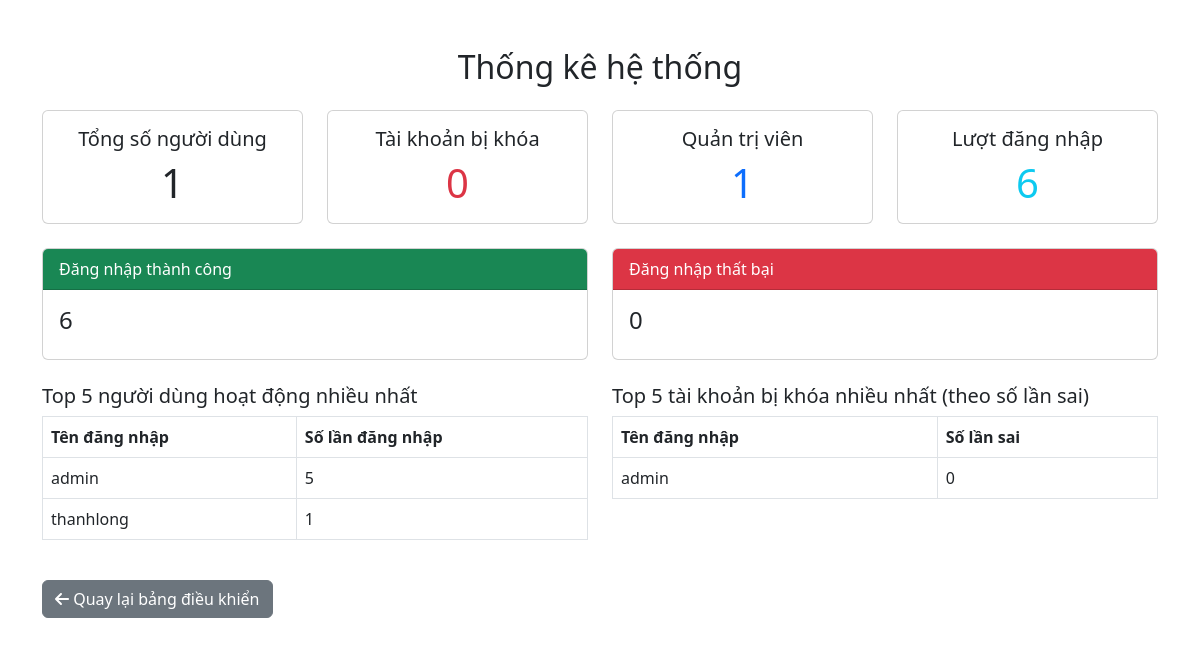
Page /admin/statistics (signed in) on the earlier database version.
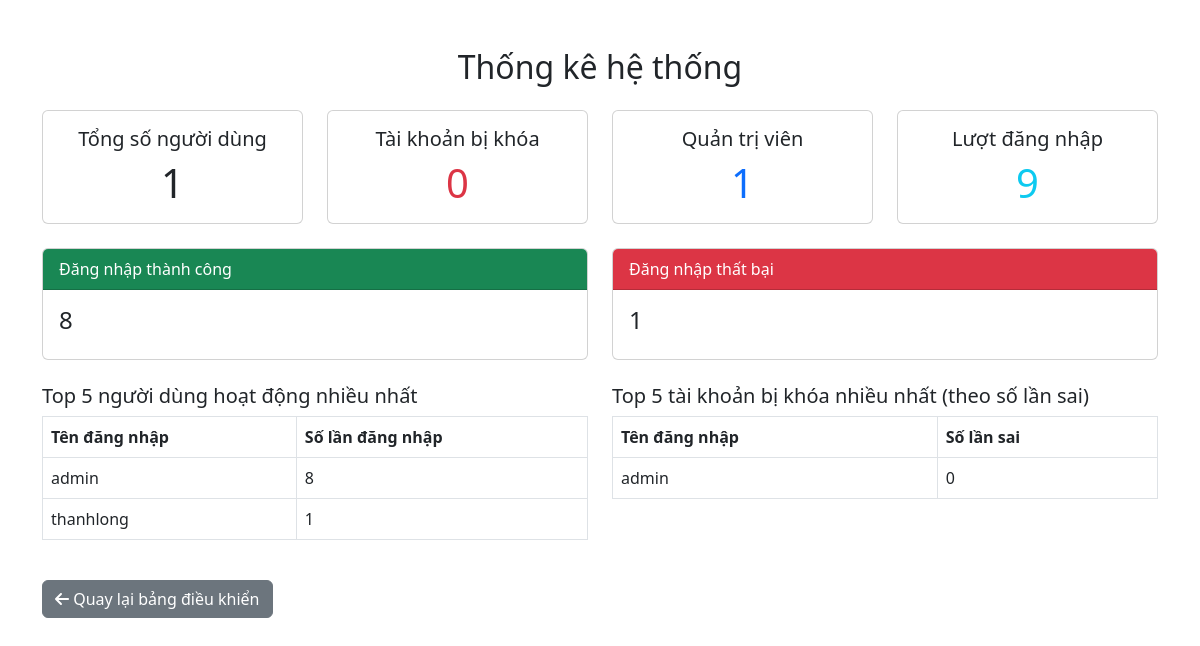
Same page on the later database version.
### app.py (models this page shows)
class LoginLog(db.Model):
    id = db.Column(db.Integer, primary_key=True)
    username = db.Column(db.String(50), nullable=False)
    success = db.Column(db.Boolean, default=False)
    timestamp = db.Column(db.DateTime, default=datetime.utcnow)
    ip_address = db.Column(db.String(50))

class User(db.Model):
    id = db.Column(db.Integer, primary_key=True)
    username = db.Column(db.String(50), unique=True, nullable=False)
    salt = db.Column(db.String(64), nullable=False)
    encrypted_password = db.Column(db.Text, nullable=False)
    fail_attempts = db.Column(db.Integer, default=0)
    is_locked = db.Column(db.Boolean, default=False)
    is_admin = db.Column(db.Boolean, default=False)
    created_at = db.Column(db.DateTime, default=datetime.utcnow)

### app.py (the view)
@app.route('/admin/statistics')
@admin_required
def admin_statistics():
    total_users = User.query.count()
    locked_users = User.query.filter_by(is_locked=True).count()
    admin_count = User.query.filter_by(is_admin=True).count()
    total_logs = LoginLog.query.count()
    success_logs = LoginLog.query.filter_by(success=True).count()
    failed_logs = LoginLog.query.filter_by(success=False).count()
    top_users = db.session.query(LoginLog.username, func.count(LoginLog.id).label('login_count')) \
        .group_by(LoginLog.username).order_by(func.count(LoginLog.id).desc()).limit(5).all()
    top_locked = User.query.order_by(User.fail_attempts.desc()).limit(5).all()
    return render_template('admin/statistics.html',
        total_users=total_users,
        locked_users=locked_users,
        admin_count=admin_count,
        total_logs=total_logs,
        success_logs=success_logs,
        failed_logs=failed_logs,
        top_users=top_users,
        top_locked=top_locked
    )

### app.py (called while the page is built)
def admin_required(f):
    @wraps(f)
    def decorated(*args, **kwargs):
        if 'username' not in session:
            flash('Vui lòng đăng nhập.', 'danger')
            return redirect(url_for('login'))
        user = User.query.filter_by(username=session['username']).first()
        if not user or not user.is_admin:
            flash('Yêu cầu truy cập quản trị.', 'danger')
            return redirect(url_for('index'))
        return f(*args, **kwargs)
    return decorated

### templates/admin/statistics.html (shortened to what this page needs)
<!DOCTYPE html>
<html lang="en">
<head>
  <link href="https://cdn.jsdelivr.net/npm/bootstrap@5.3.0-alpha1/dist/css/bootstrap.min.css" rel="stylesheet" />
</head>
<body>
  <div class="container mt-5">
    <h2 class="mb-4 text-center">Thống kê hệ thống</h2>
    <div class="row mb-4">
      <div class="col-md-3">
        <div class="card text-center">
          <div class="card-body">
            <h5 class="card-title">Tổng số người dùng</h5>
            <p class="card-text display-6">{{ total_users }}</p>
          </div>
        </div>
      </div>
      <div class="col-md-3">
        <div class="card text-center">
          <div class="card-body">
            <h5 class="card-title">Tài khoản bị khóa</h5>
            <p class="card-text display-6 text-danger">{{ locked_users }}</p>
          </div>
        </div>
      </div>
      <div class="col-md-3">
        <div class="card text-center">
          <div class="card-body">
            <h5 class="card-title">Quản trị viên</h5>
            <p class="card-text display-6 text-primary">{{ admin_count }}</p>
          </div>
        </div>
      </div>
      <div class="col-md-3">
        <div class="card text-center">
          <div class="card-body">
            <h5 class="card-title">Lượt đăng nhập</h5>
            <p class="card-text display-6 text-info">{{ total_logs }}</p>
          </div>
        </div>
      </div>
    </div>
    <div class="row mb-4">
      <div class="col-md-6">
        <div class="card">
          <div class="card-header bg-success text-white">Đăng nhập thành công</div>
          <div class="card-body">
            <h4 class="card-title">{{ success_logs }}</h4>
          </div>
        </div>
      </div>
      <div class="col-md-6">
        <div class="card">
          <div class="card-header bg-danger text-white">Đăng nhập thất bại</div>
          <div class="card-body">
            <h4 class="card-title">{{ failed_logs }}</h4>
          </div>
        </div>
      </div>
    </div>
    <div class="row">
      <div class="col-md-6">
        <h5>Top 5 người dùng hoạt động nhiều nhất</h5>
        <table class="table table-bordered">
          <thead><tr><th>Tên đăng nhập</th><th>Số lần đăng nhập</th></tr></thead>
          <tbody>
            {% for username, count in top_users %}
            <tr><td>{{ username }}</td><td>{{ count }}</td></tr>
            {% endfor %}
          </tbody>
        </table>
      </div>
      <div class="col-md-6">
        <h5>Top 5 tài khoản bị khóa nhiều nhất (theo số lần sai)</h5>
        <table class="table table-bordered">
          <thead><tr><th>Tên đăng nhập</th><th>Số lần sai</th></tr></thead>
          <tbody>
            {% for user in top_locked %}
            <tr><td>{{ user.username }}</td><td>{{ user.fail_attempts }}</td></tr>
            {% endfor %}
          </tbody>
        </table>
      </div>
    </div>
    <div class="mt-4">
      <a href="{{ url_for('admin_dashboard') }}" class="btn btn-secondary"><i class="fas fa-arrow-left"></i> Quay lại bảng điều khiển</a>
    </div>
  </div>
</body>
</html>

Differences in the rows shown:
no longer on this page (row unchanged): LoginLog: username "admin", id "5"
added LoginLog: username "admin", id "8"
Other differences:
{{ total_logs }}: "6" → "9"
{{ success_logs }}: "6" → "8"
{{ failed_logs }}: "0" → "1"
